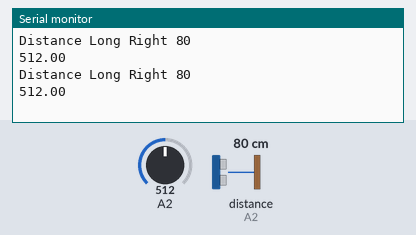
A sketch run on a simulated Arduino Uno, built with avr-gcc and run on an emulated ATmega328P. Parts: the last lines printed to the serial monitor. The test bench sets the inputs (shaded band); at power-on: distance to the obstacle (sensor on A2) 80 cm, A2 = 512.

Above: at 1.8 s.
1.9 s: distance to the obstacle (sensor on A2) set to 2 cm
At 2.9 s:
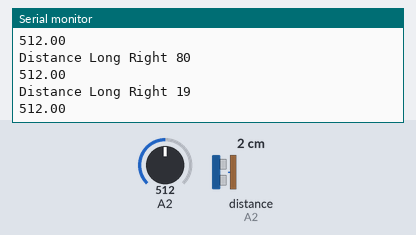
3.4 s: A2 set to 716
At 4.7 s:
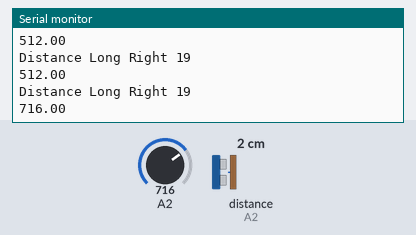
4.9 s: distance to the obstacle (sensor on A2) set to 35 cm
At 6.0 s:
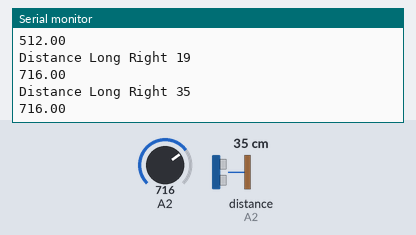
6.4 s: A2 set to 900
At 8.0 s:
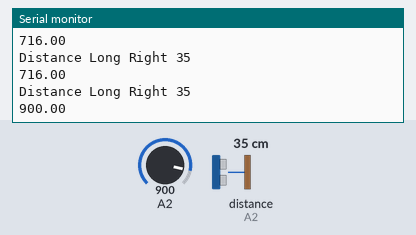
Timing chart, 0 to 8.9 s (numbered marks = the images above; inputs shaded):
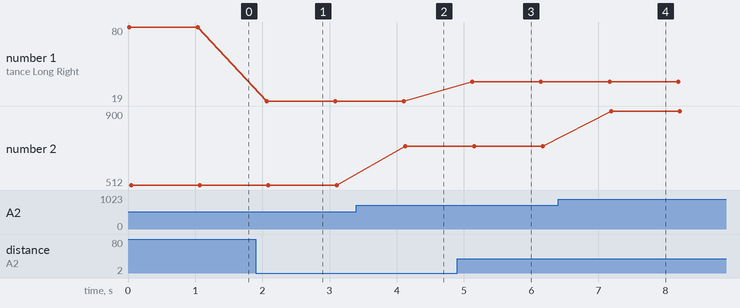

Measured:
- after the input at 1.9 s, the serial monitor: prints a new line after 0.16 s (image 1)
- after the input at 3.4 s, the serial monitor: prints a new line after 0.73 s (image 2)
- after the input at 4.9 s, the serial monitor: prints a new line after 0.23 s (image 3)
- after the input at 6.4 s, the serial monitor: prints a new line after 0.79 s (image 4)
- plotted number 1: 80 → 19 after the input at 1.9 s, 19 → 35 after the input at 4.9 s
- plotted number 2: 512 → 716 after the input at 3.4 s, 716 → 900 after the input at 6.4 s

The sketch:

irsensor.ino
```cpp
//import the library in the sketch
#include <SharpIR.h>

//Create a new instance of the library
//Call the sensor "sensor"
//The model of the sensor is "GP2YA41SK0F"
//The sensor output pin is attached to the pin A0
SharpIR sensorFrontRight( SharpIR:: GP2Y0A21YK0F, A0);
SharpIR sensorFrontLeft( SharpIR:: GP2Y0A21YK0F, A1);
SharpIR sensorLongRight( SharpIR:: GP2Y0A02YK0F, A2);
SharpIR sensorFrontMiddle( SharpIR:: GP2Y0A21YK0F, A3);
SharpIR sensorLeftBack( SharpIR:: GP2Y0A21YK0F, A4);
SharpIR sensorLeftFront( SharpIR:: GP2Y0A21YK0F, A5);

void setup()
{
  Serial.begin( 9600 ); //Enable the serial comunication
}

void loop()
{
  //double volFR = analogRead(A0); //Calculate the distance in centimeters and store the value in a variable
  //Serial.print("Voltage Front Right ");
  //Serial.println(volFR); //Print the value to the serial monitor
  /*int disFR = sensorFrontRight.getDistance();
  Serial.print("Distance Front Right ");
  Serial.println(disFR);
  int disFL = sensorFrontLeft.getDistance(); //Calculate the distance in centimeters and store the value in a variable
  Serial.print("Distance Front Left ");
  Serial.println(disFL); //Print the value to the serial monitor*/
  int disLR = sensorLongRight.getDistance(); //Calculate the distance in centimeters and store the value in a variable
  Serial.print("Distance Long Right ");
  Serial.println(disLR); //Print the value to the serial monitor
  double volLR = analogRead(A2);
  Serial.println(volLR);
  /*int disFM = sensorFrontMiddle.getDistance(); //Calculate the distance in centimeters and store the value in a variable
  Serial.print("Distance Front Middle ");
  Serial.println(disFM); //Print the value to the serial monitor
  int disLB = sensorLeftBack.getDistance(); //Calculate the distance in centimeters and store the value in a variable
  Serial.print("Distance Left Back ");
  Serial.println(disLB); //Print the value to the serial monitor
  int disLF = sensorLeftFront.getDistance(); //Calculate the distance in centimeters and store the value in a variable
  Serial.print("Distance Left Front ");
  Serial.println(disLF); //Print the value to the serial monitor*/
  delay(1000);
}
```
